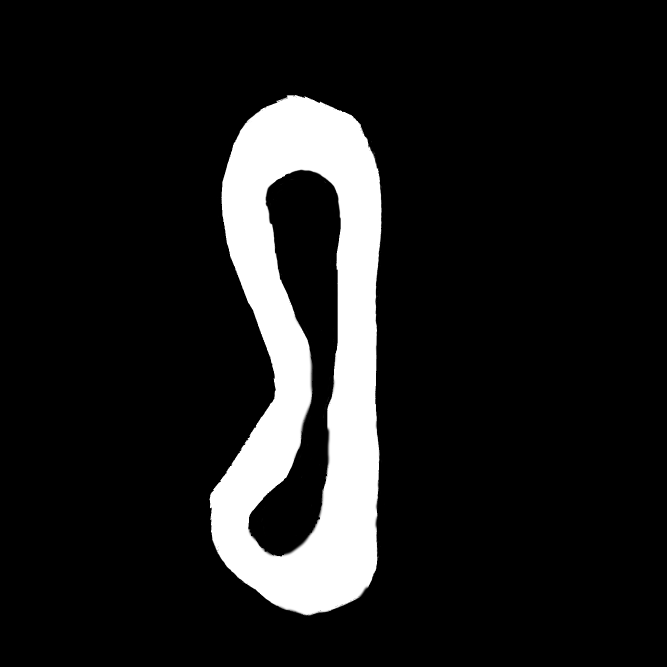
#> input picture WaterlooRepoRes/maps/map_clean_gimp.pgm, 2000 x 2000 px, given in place of map_clean_gimp.png, which was not available (shown at 1/3 size)
$ jupyter execute --allow-errors map_converter.ipynb   (text cells are left out)
#> lines starting #> are read from the running program, lines starting #| are printed output that depends on the picture; after the words box and inside, x2 and y2 are one past the last pixel; in counts of white or black regions, pixels touching at a corner belong together; pictures that were not available may be replaced by others from this repository, and a replacement may not be noted
[cell 1]
import numpy as np
from skimage.morphology import skeletonize
import matplotlib.pyplot as plt
import yaml
import scipy
from scipy.ndimage import distance_transform_edt as edt
from PIL import Image
import os

[cell 2]
MAP_NAME = "map_clean_gimp"

TRACK_WIDTH_MARGIN = 0.0 # Extra Safety margin, in meters

[cell 3]
# Modified from https://github.com/CL2-UWaterloo/Head-to-Head-Autonomous-Racing/blob/main/gym/f110_gym/envs/laser_models.py
# load map image

if os.path.exists(f"maps/{MAP_NAME}.png"):
    map_img_path = f"maps/{MAP_NAME}.png"
elif os.path.exists(f"maps/{MAP_NAME}.pgm"):
    map_img_path = f"maps/{MAP_NAME}.pgm"
else:
    raise Exception("Map not found!")

map_yaml_path = f"maps/{MAP_NAME}.yaml"
raw_map_img = np.array(Image.open(map_img_path).transpose(Image.FLIP_TOP_BOTTOM))
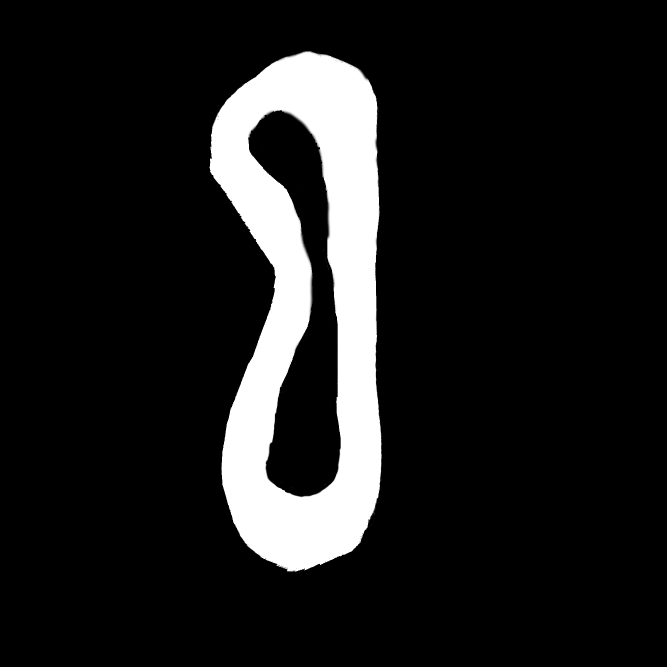
#> raw_map_img: shape (2000, 2000) (shown at 1/3 size); min 0, max 255, mean 29.2
raw_map_img = raw_map_img.astype(np.float64)

plt.figure(figsize=(10, 10))
plt.imshow(raw_map_img, cmap='gray', origin='lower')

[cell 4]
# grayscale -> binary. Converts grey to black
map_img = raw_map_img.copy()
map_img[map_img <= 210.] = 0
map_img[map_img > 210.] = 1
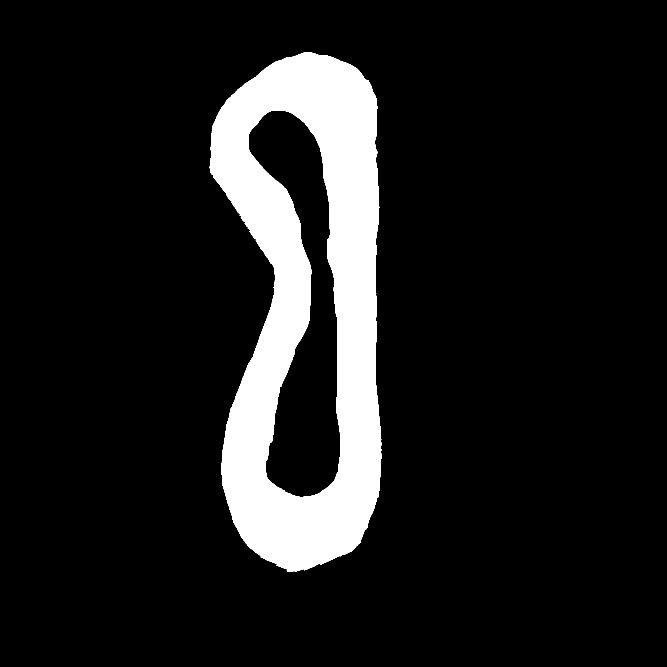
#> map_img: shape (2000, 2000) float64 (shown at 1/3 size); values 0 (black) and 1 (white), 11.4% white; 1 white region, box (x1, y1, x2, y2) and area: (628, 156, 1144, 1715) 454377

map_height = map_img.shape[0]
#> map_height = 2000
# map_width = map_img.shape[1]
map_img
plt.figure(figsize=(10, 10))
plt.imshow(map_img, cmap='gray', origin='lower')

[cell 5]
plt.figure(figsize=(10, 10))
# Calculate Euclidean Distance Transform (tells us distance to nearest wall)
dist_transform = scipy.ndimage.distance_transform_edt(map_img)
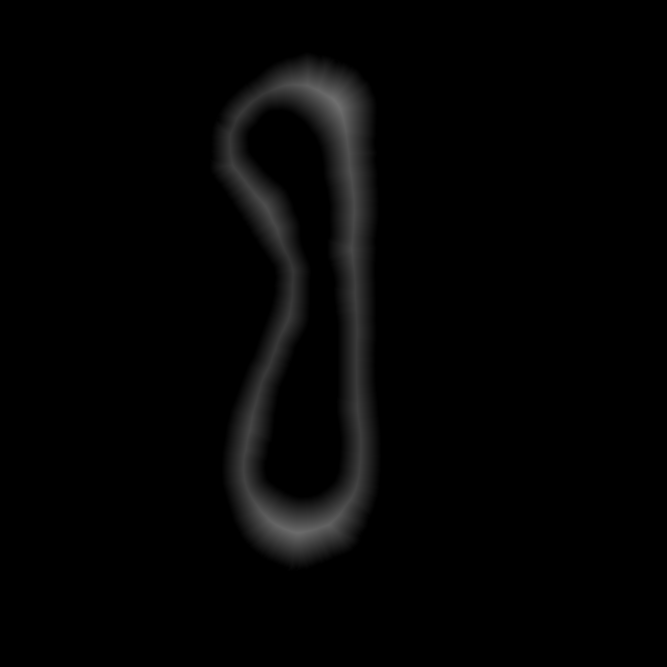
#> dist_transform: shape (2000, 2000) float64 (shown at 1/3 size); min 0, max 112.4, mean 4.2
plt.imshow(dist_transform, cmap='gray', origin='lower')

[cell 6]
# Threshold the distance transform to create a binary image
THRESHOLD = 0.17 # You should play around with this number. Is you say hairy lines generated, either clean the map so it is more curvy or increase this number
centers = dist_transform > THRESHOLD*dist_transform.max()
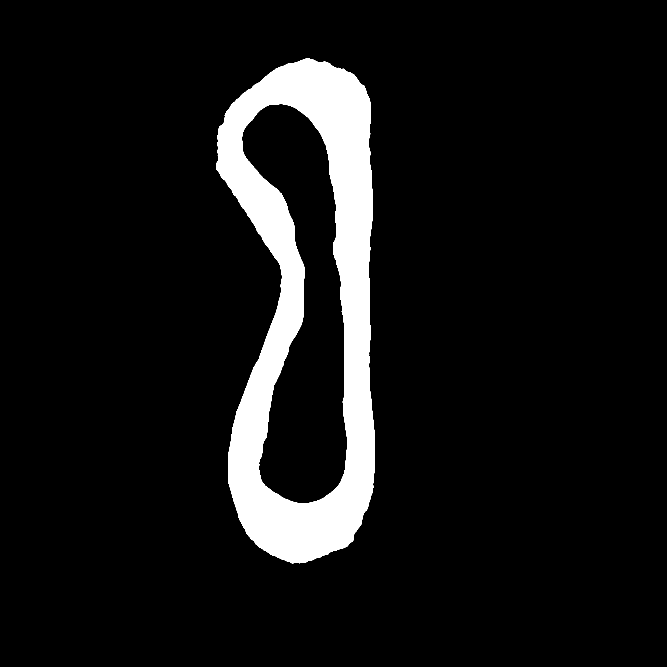
#> centers: shape (2000, 2000) bool (shown at 1/3 size); 8.3% white; 1 white region, box (x1, y1, x2, y2) and area: (648, 175, 1125, 1691) 330298
plt.figure(figsize=(10, 10))
plt.imshow(centers, origin='lower', cmap='gray')

[cell 7]
plt.figure(figsize=(10, 10))
centerline = skeletonize(centers)
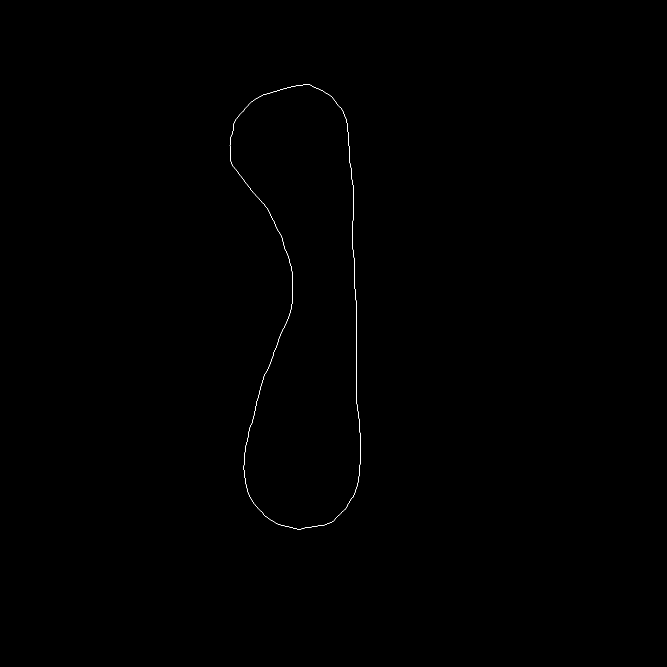
#> centerline: shape (2000, 2000) bool (shown at 1/3 size); 0.07% white in thin lines or dots, all inside (x1, y1, x2, y2) = (689, 253, 1083, 1588)
plt.imshow(centerline, origin='lower', cmap='gray')

[cell 8]
# The centerline has the track width encoded
plt.figure(figsize=(10, 10))
centerline_dist = np.where(centerline, dist_transform, 0)
plt.imshow(centerline_dist, origin='lower', cmap='gray')

[cell 9]
LEFT_START_Y = map_height // 2 - 120
#> LEFT_START_Y = 880

[cell 10]
NON_EDGE = 0.0
# Use DFS to extract the outer edge
left_start_y = LEFT_START_Y
#> left_start_y = 880
left_start_x = 0
while (centerline_dist[left_start_y][left_start_x] == NON_EDGE):
	left_start_x += 1
#> after the loop, left_start_x = 877

print(f"Starting position for left edge: {left_start_x} {left_start_y}")
#| Starting position for left edge: 877 880

[cell 11]
# Run DFS
import sys
sys.setrecursionlimit(20000)

visited = {}
centerline_points = []
track_widths = []
# DIRECTIONS = [(0, 1), (1, 0), (0, -1), (-1, 0), (1, 1), (1, -1), (-1, 1), (-1, -1)]
# If you want the other direction first
DIRECTIONS = [(0, -1), (-1, 0),  (0, 1), (1, 0), (-1, 1), (-1, -1), (1, 1), (1, -1) ]

starting_point = (left_start_x, left_start_y)
#> starting_point = (877, 880)

def dfs(point):
#> called with point = (877, 880)
	if (point in visited): return
	visited[point] = True
	centerline_points.append(np.array(point))
	track_widths.append(np.array([centerline_dist[point[1]][point[0]], centerline_dist[point[1]][point[0]]]))

	for direction in DIRECTIONS:
		if (centerline_dist[point[1] + direction[1]][point[0] + direction[0]] != NON_EDGE and (point[0] + direction[0], point[1] + direction[1]) not in visited):
			dfs((point[0] + direction[0], point[1] + direction[1]))

dfs(starting_point)

[cell 12]
fig, (ax1,ax2,ax3, ax4) = plt.subplots(1, 4, figsize=(20,5))
ax1.axis('off')
ax2.axis('off')
ax3.axis('off')
ax4.axis('off')

centerline_img = np.zeros(map_img.shape)
for x,y in centerline_points[:len(centerline_points)//10]:
	centerline_img[y][x] = 255
#> this loop made 297 passes
#> (x, y) on passes 1 to 3: (877, 880), (877, 879), (877, 878)
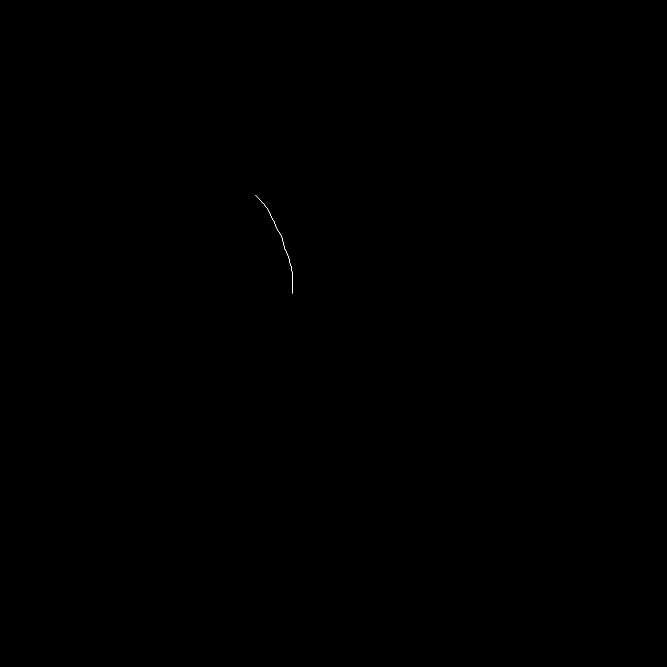
#> centerline_img: shape (2000, 2000) float64 (shown at 1/3 size); 0.01% white in thin lines or dots, all inside (x1, y1, x2, y2) = (766, 585, 879, 881)
ax1.imshow(centerline_img, cmap='Greys', vmax=1, origin='lower')
ax1.set_title("First 10% points")

centerline_img = np.zeros(map_img.shape)
for x,y in centerline_points[:len(centerline_points)//4]:
	centerline_img[y][x] = 255
#> this loop made 742 passes
#> centerline_img: shape (2000, 2000) float64; 0.02% white in thin lines or dots, all inside (x1, y1, x2, y2) = (689, 253, 919, 881)
ax2.imshow(centerline_img, cmap='Greys', vmax=1, origin='lower')
ax2.set_title("First 25% points")

centerline_img = np.zeros(map_img.shape)
for x,y in centerline_points[:int(len(centerline_points)/1.4)]:
	centerline_img[y][x] = 255
#> this loop made 2121 passes
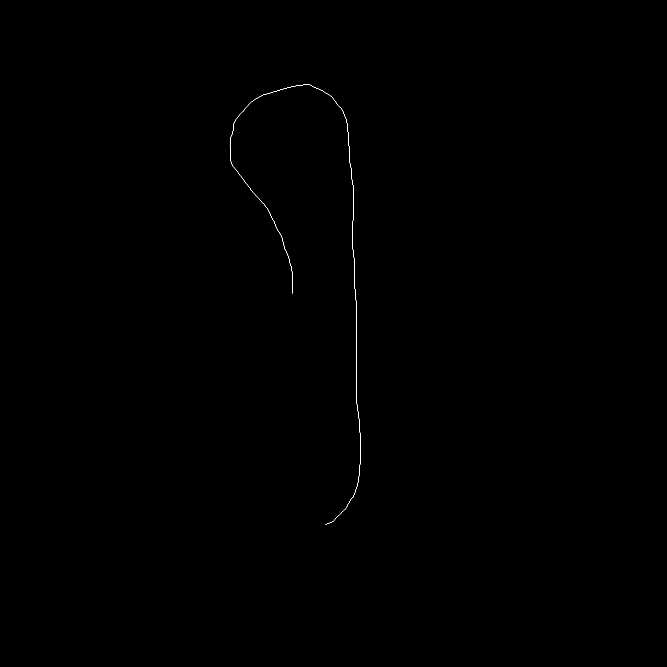
#> centerline_img: shape (2000, 2000) float64 (shown at 1/3 size); 0.05% white in thin lines or dots, all inside (x1, y1, x2, y2) = (689, 253, 1083, 1575)
ax3.imshow(centerline_img, cmap='Greys', vmax=1, origin='lower')
ax3.set_title("First 50% points")

centerline_img = np.zeros(map_img.shape)
for x,y in centerline_points:
	centerline_img[y][x] = 1000
#> this loop made 2970 passes
ax4.imshow(centerline_img, cmap='Greys', vmax=1, origin='lower')
ax4.set_title("All points")
fig.tight_layout()

[cell 13]
track_widths
#> Out = 2970 pairs, first value 48.27 to 112.2, second value 48.27 to 112.2

[cell 14]
track_widths_np = np.array(track_widths)
#> track_widths_np has the same summary as Out
waypoints = np.array(centerline_points)
#> waypoints = 2970 pairs, first value 689 to 1082, second value 253 to 1587
print(f"Track widths shape: {track_widths_np.shape}, waypoints shape: {waypoints.shape}")
#| Track widths shape: (2970, 2), waypoints shape: (2970, 2)

[cell 15]
# Merge track with waypoints
data = np.concatenate((waypoints, track_widths_np), axis=1)
#> data = 2970 rows, first 6: [877, 880, 54, 54], [877, 879, 54, 54], [877, 878, 54, 54], [877, 877, 54, 54], [877, 876, 54, 54], [877, 875, 54, 54]
data.shape
#> Out = (2970, 4)
